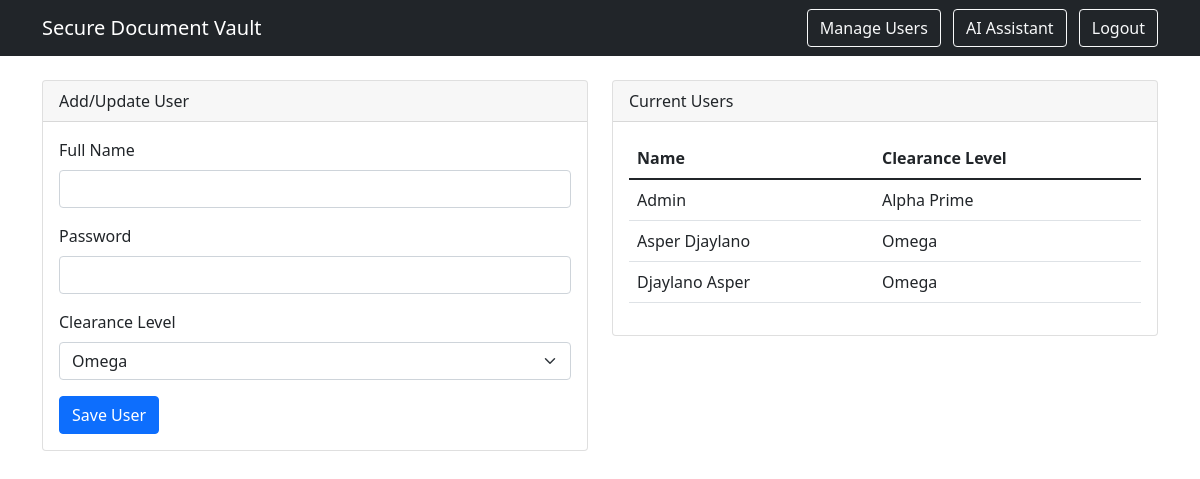
Before: /manage_users (signed in) with the older database file.
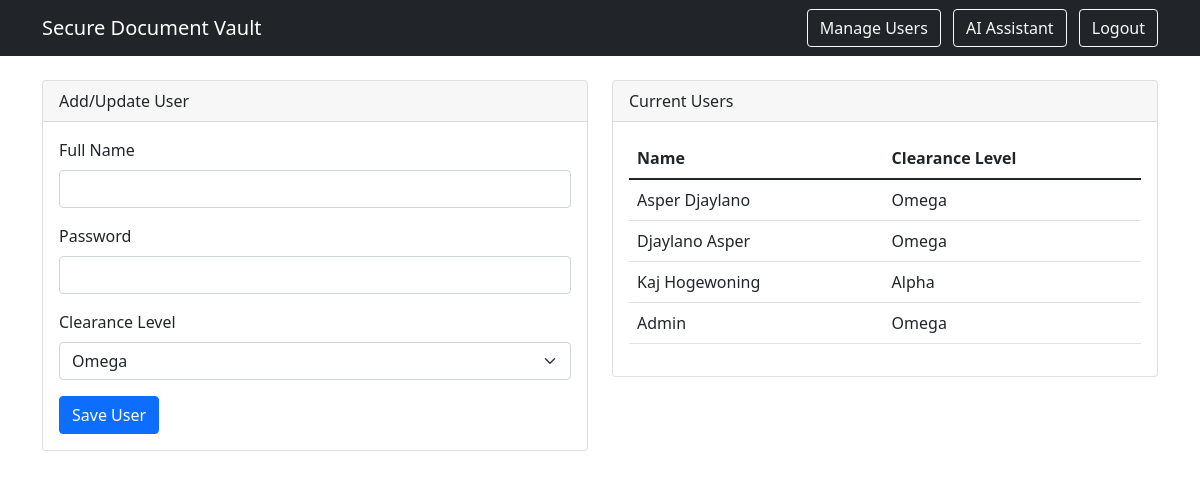
After: the same page with the newer database file.
### tables this page shows
CREATE TABLE users
                     (name TEXT PRIMARY KEY, password TEXT, clearance_level TEXT);

### main.py (the view, shortened to what this page needs)
@app.route('/manage_users', methods=['GET', 'POST'])
def manage_users():
    if 'name' not in session or session['clearance'] not in ['Alpha Prime', 'Omega']:
        flash('Only Alpha Prime and Omega users can manage users.', 'danger')
        return redirect(url_for('dashboard'))
    conn = get_db()
    cursor = conn.cursor()
    cursor.execute("SELECT * FROM users")
    users = cursor.fetchall()
    conn.close()
    return render_template('manage_users.html', users=users, access_levels=ACCESS_LEVELS.keys())

### main.py (called while the page is built)
def get_db():
    conn = sqlite3.connect("secure_files.db")
    conn.row_factory = sqlite3.Row
    return conn

### templates/manage_users.html
{% extends "base.html" %}
{% block content %}
<div class="row">
    <div class="col-md-6">
        <div class="card">
            <div class="card-header">Add/Update User</div>
            <div class="card-body">
                <form method="POST">
                    <div class="mb-3">
                        <label class="form-label">Full Name</label>
                        <input type="text" class="form-control" name="name" required>
                    </div>
                    <div class="mb-3">
                        <label class="form-label">Password</label>
                        <input type="password" class="form-control" name="password" required>
                    </div>
                    <div class="mb-3">
                        <label class="form-label">Clearance Level</label>
                        <select class="form-select" name="clearance" required>
                            {% for level in access_levels %}
                            <option value="{{ level }}">{{ level }}</option>
                            {% endfor %}
                        </select>
                    </div>
                    <button type="submit" class="btn btn-primary">Save User</button>
                </form>
            </div>
        </div>
    </div>
    <div class="col-md-6">
        <div class="card">
            <div class="card-header">Current Users</div>
            <div class="card-body">
                <table class="table">
                    <thead>
                        <tr>
                            <th>Name</th>
                            <th>Clearance Level</th>
                        </tr>
                    </thead>
                    <tbody>
                        {% for user in users %}
                        <tr>
                            <td>{{ user.name }}</td>
                            <td>{{ user.clearance_level }}</td>
                        </tr>
                        {% endfor %}
                    </tbody>
                </table>
            </div>
        </div>
    </div>
</div>
{% endblock %}

### templates/base.html (shortened to what this page needs)
<!DOCTYPE html>
<html>
<head>
    <link href="https://cdn.jsdelivr.net/npm/bootstrap@5.1.3/dist/css/bootstrap.min.css" rel="stylesheet">
</head>
<body>
    <nav class="navbar navbar-dark bg-dark">
        <div class="container">
            <a class="navbar-brand" href="/">Secure Document Vault</a>
            <div>
                {% if session.get('name') %}
                    {% if session.get('clearance') in ['Alpha Prime', 'Omega'] %}
                        <a class="btn btn-outline-light me-2" href="{{ url_for('manage_users') }}">Manage Users</a>
                    {% endif %}
                    <a class="btn btn-outline-light me-2" href="{{ url_for('assistant') }}">AI Assistant</a>
                    <a class="btn btn-outline-light" href="{{ url_for('logout') }}">Logout</a>
                {% endif %}
            </div>
        </div>
    </nav>
    <div class="container mt-4">
        {% block content %}{% endblock %}
    </div>
</body>
</html>

Changed rows visible on the page:
added users: name "Kaj Hogewoning", clearance_level "Alpha"
changed users "Admin": clearance_level "Alpha Prime" → "Omega"; moves down the list
